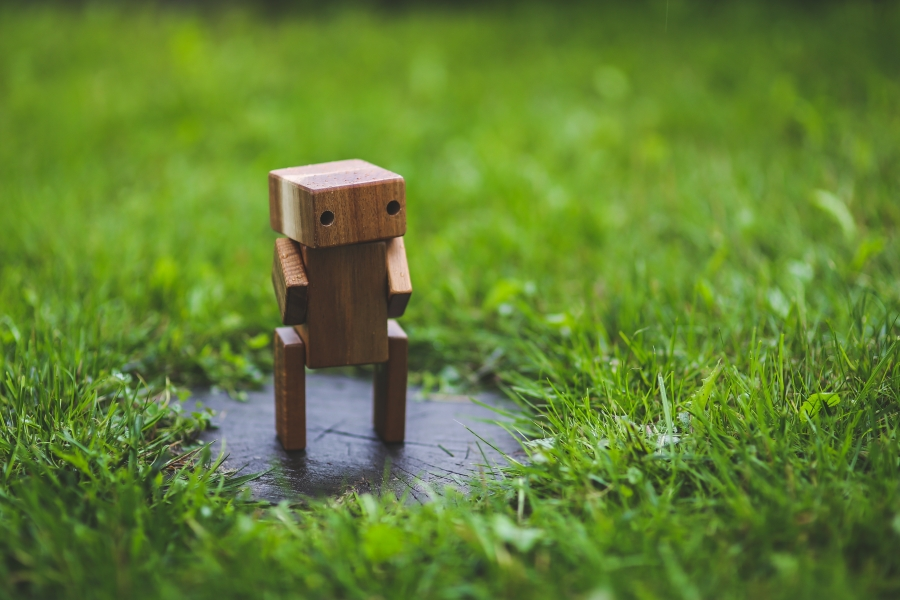
#> input picture 2D_Machine_Vision/blatt4/robot.png, 900 x 600 px, found by its file name
$ python blatt4_1.py
#> lines starting #> are read from the running program, lines starting #| are printed output that depends on the picture
from PIL import Image
import numpy as np

img = Image.open("/workspaces/WASD/2D_Machine_Vision/blatt4/robot.png")
#> img is the input picture: PIL image 900x600 RGB; mean R, G, B 98, 128.6, 50.4
pixels=np.array(img)


grau= np.zeros((pixels.shape [0],pixels.shape [1]))
for i in range (pixels.shape[0]):
    for j in range (pixels.shape[1]):
        r,g,b= pixels[i,j,0],pixels[i, j, 1], pixels[i, j, 2]
        grau[i, j] = 0.299 * r + 0.587 * g + 0.114 * b # oder (r+g+b)/3
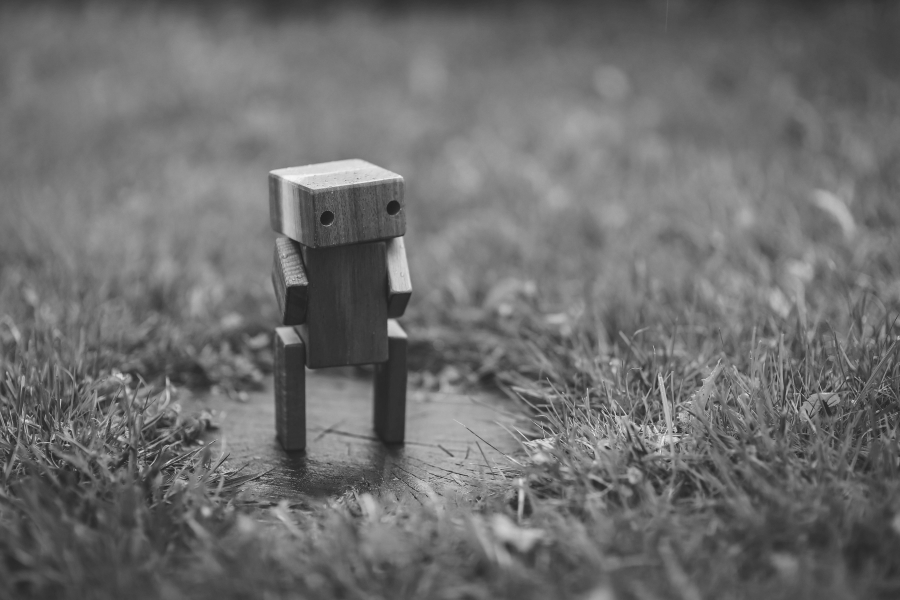
#> grau: shape (600, 900) float64; min 31.85, max 246.1, mean 110.6
grau_img= Image.fromarray(grau.astype(np.uint8))
grau_img.save('/workspaces/WASD/2D_Machine_Vision/robot_gray_grau.png')
